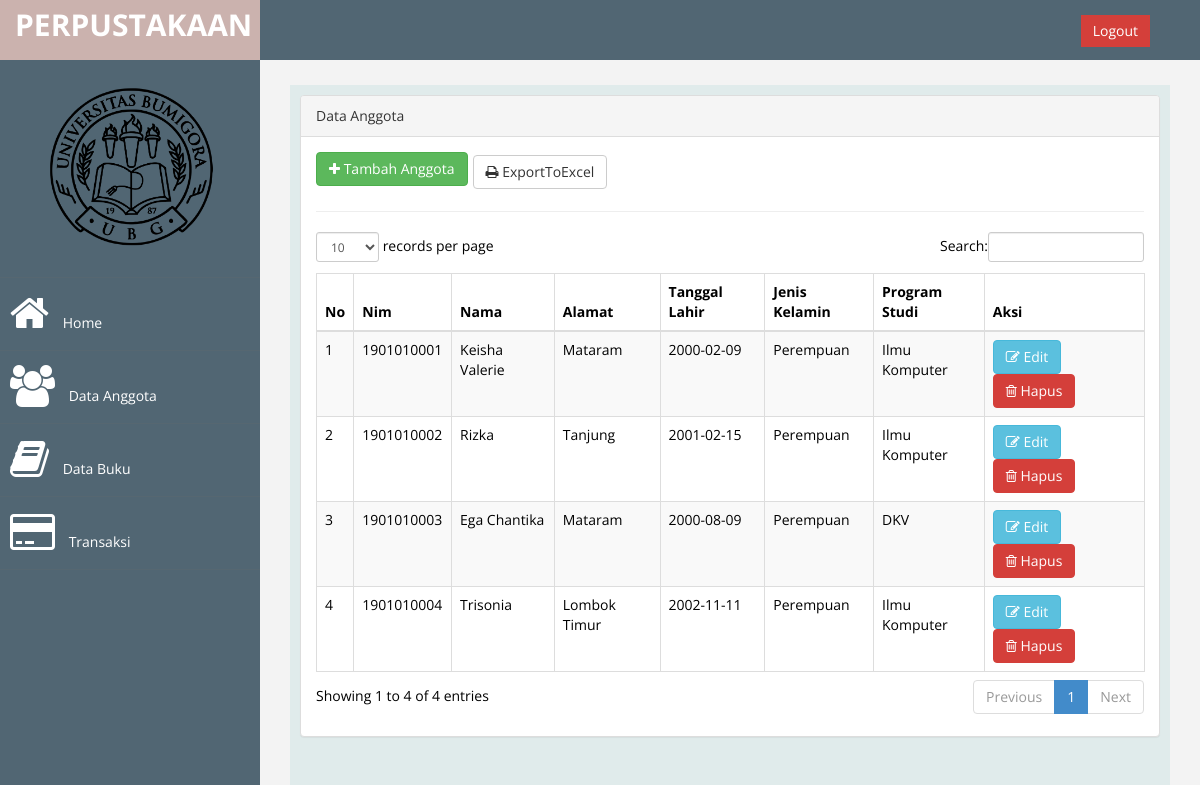
Page /index.php?page=anggota (signed in) on the committed database.
### tables this page shows
CREATE TABLE `tb_anggota` (
  `nim` int(11) NOT NULL,
  `nama` varchar(250) NOT NULL,
  `alamat` varchar(100) NOT NULL,
  `tgl_lahir` date NOT NULL,
  `jk` enum('l','p') NOT NULL,
  `prodi` varchar(75) NOT NULL
);

### page/anggota/anggota.php (the view)
<div class="row">
                <div class="col-md-12">
                    <div class="panel panel-default">
                        <div class="panel-heading">
                             Data Anggota
                        </div>
                        <div class="panel-body">
                            <div class="table-responsive">
                                <table class="table table-striped table-bordered table-hover" id="dataTables-example">
                                    <thead>
                                        <tr>
                                            <th>No</th>
                                            <th>Nim</th>
                                            <th>Nama</th>
                                            <th>Alamat</th>
                                            <th>Tanggal Lahir</th>
                                            <th>Jenis Kelamin</th>
                                            <th>Program Studi</th>
                                            <th>Aksi</th>
                                        </tr>
                                    </thead>
                                    <tbody>
                                    	<?php
                                    		$no = 1;
                                    		$sql = $koneksi-> query ("select * from tb_anggota");
                                    		while ($data = $sql->fetch_assoc()) {
                                                $jk = ($data['jk']==l)?"Laki-laki":"Perempuan";
                                    	?>
                                    	<tr>
                                    		<td><?php echo $no++; ?></td>
                                            <td><?php echo $data['nim'];?></td>
                                    		<td><?php echo $data['nama'];?></td>
                                    		<td><?php echo $data['alamat'];?></td>
                                    		<td><?php echo $data['tgl_lahir'];?></td>
                                    		<td><?php echo $jk;?></td>
                                    		<td><?php echo $data['prodi'];?></td>
                                    		<td>
                                    			<a href="?page=anggota&aksi=ubah&id=<?php echo $data['nim']; ?>" class="btn btn-info"><i class="fa fa-edit"></i> Edit</a>
                                    			<a onclick="return confirm('Anda yakin ingin menghapus data ini?')" href="?page=anggota&aksi=hapus&id=<?php echo $data['nim']; ?>" class="btn btn-danger"><i class="fa fa-trash-o"></i> Hapus</a>
                                    		</td>
                                    	</tr>
                                    	<?php } ?>
                                    </tbody>
                                    </div>
                                    <a href="?page=anggota&aksi=tambah" class="btn btn-success" style="margin-bottom : 5px;"><i class="fa fa-plus"></i> Tambah Anggota</a>
                                    <a href="./laporan/laporan_anggota_exel.php" target="blank" class="btn btn-default" style="margin-left: 5px"><i class="fa fa-print"></i> ExportToExcel</a>
                            </div>
                    </div>
            </div>
    </div>

### assets/css/custom.css (style rules this page uses)
body { font-family: 'Open Sans', sans-serif; }

### rows in the picture
tb_anggota: nim "1901010001", nama "Keisha Valerie", alamat "Mataram", tgl_lahir "2000-02-09", jk "Perempuan", prodi "Ilmu Komputer"
tb_anggota: nim "1901010002", nama "Rizka", alamat "Tanjung", tgl_lahir "2001-02-15", jk "Perempuan", prodi "Ilmu Komputer"
tb_anggota: nim "1901010003", nama "Ega Chantika", alamat "Mataram", tgl_lahir "2000-08-09", jk "Perempuan", prodi "DKV"
tb_anggota: nim "1901010004", nama "Trisonia", alamat "Lombok Timur", tgl_lahir "2002-11-11", jk "Perempuan", prodi "Ilmu Komputer"
